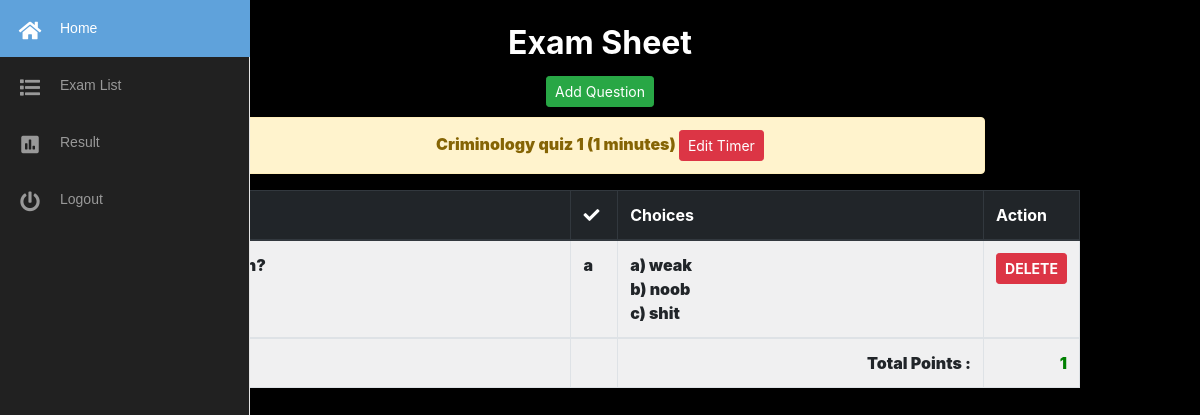
Before: /teacher/iexam.php?id=2019-35474353 (signed in) with the older database file.
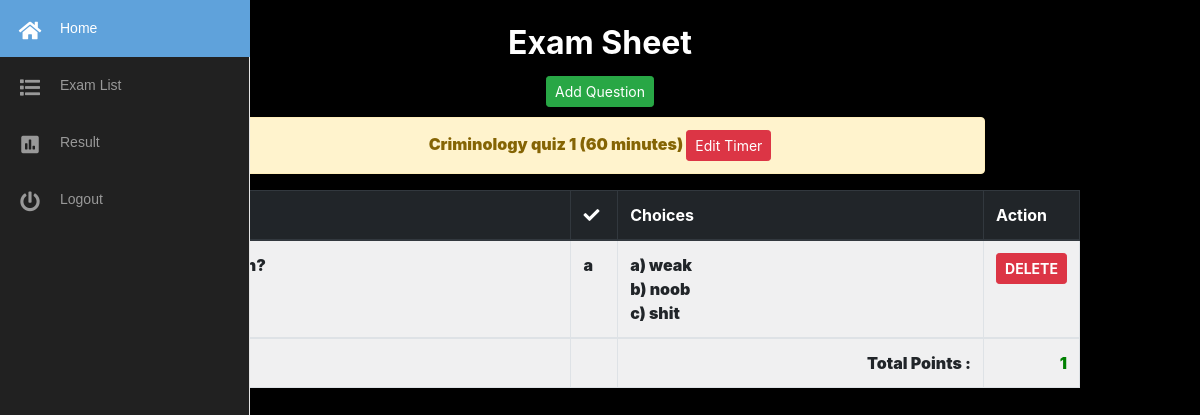
After: the same page with the newer database file.
### tables this page shows
CREATE TABLE `timetbl` (
  `timer_id` int(11) NOT NULL,
  `exam_id` varchar(255) NOT NULL,
  `duration` varchar(255) NOT NULL
);

### teacher/iexam.php (the view, shortened to what this page needs)
<!DOCTYPE html>
<html>
<head>
  <link rel="stylesheet" href="https://stackpath.bootstrapcdn.com/bootstrap/4.1.3/css/bootstrap.min.css">
</head>
<body>
  <?php
  include ("php/nav.php");
  if ($_GET) {
    $id = $_GET['id'];
  $q1="SELECT * FROM examtbl WHERE exam_no='$id'";
 $result= mysqli_query($conn,$q1);
}
  ?>
<div class="container padding">
<br>
  <center>
<h2 style="color: white"><b>Exam Sheet</b><h2>
<button type="button" class="btn btn-success btn-sm" data-toggle="modal" data-target="#cq">
Add Question
</button>
<?php
$button1='hidden';
 $check_time= mysqli_query($conn, "SELECT * FROM timetbl WHERE exam_id='$id'");
 $check_time_row= mysqli_num_rows($check_time);
 if($check_time_row > 0) {
  $s2= "SELECT * FROM timetbl WHERE exam_id='$id'";
  $r2 = $conn->query($s2);
  $d2= $r2->fetch_assoc();
  $timee= $d2['duration'];
  $button1 ='';
 }else{
  $timee='';
 }
?>
</center>
<div class="modal fade" id="cq" tabindex="-1" role="dialog" aria-labelledby="exampleModalLabel" aria-hidden="true">
  <div class="modal-dialog modal-lg" role="document">
    <div class="modal-content">
      <div class="modal-body">
 <form action="" method="POST">
  <div class="form-group">
    <em style="color: red;"><b>Click the checkbox for the right answer<b></em>
  </div>
</div>
      </div>
    </div>
  </div>
</div>
<div class="container col-sm-8">
  <div class="alert alert-warning" role="alert">
    <center>
<?php
  $s1= "SELECT * FROM lexamtb WHERE exam_no ='$id'";
  $r1 = $conn->query($s1);
  $d1= $r1->fetch_assoc();
?>
<?php echo $d1['program'];?> <?php echo $d1['exam_name']; ?> (<?php echo $timee; ?> minutes)
<button type="button" id="<?php echo $id ?>"   <?php echo $button1?> class="btn btn-danger btn-sm tr"
  data-toggle="modal" data-target="#">
Edit Timer
</button>
    </center>
</div>
</div>
                 <div class=" table-sorting table-responsive-sm mx-auto table-light" style="width:80%">
                   <table class="table table-striped table-bordered"  id="tSortable22">
                    <thead class="thead-dark">
                     <tr>
                                            <th style="width:1%">#</th>
                                            <th style="width:50%">Question</th>
                                            <th style="width:5%"><i class="fas fa-check"></i></th>
                                            <th style="width:45%">Choices</th>
                                            <th style="width:1%">Action</th>
                                        </tr>
                                      </thead>
                                        <tbody>
                                        <?php
                                         $counter =1;
                                        while($row = mysqli_fetch_array($result)){
                                        ?>
                                        <tr weight="100%">
                                        <td><?php echo $counter?></td>
                                        <td><?php echo $row["question"]; ?></td>
                                        <td><?php echo $row["answer"]; ?></td>
                                        <td>a) <?php echo $row["a"]; ?> <br>
                                            b) <?php echo $row["b"]; ?> <br>
                                            c) <?php echo $row["c"]; ?> <br>
                                        </td>
                                        <form method="POST" action="">
                                        <td  style="color: white;"> <button type="submit" value="submit" name="bqdel" onclick="return confirm_pay()" class="btn btn-danger btn-sm "><b>DELETE</b></button> </td>
                                        </form>
<?php
 $counter++;
   }
  ?>
  </tbody>
  <tr>
  <td></td>
  <td></td>
  <td></td>
  <?php
  $q1="SELECT SUM(points)as p FROM examtbl WHERE exam_no='$id' ";
  $r1= $conn->query($q1);
  $d1= $r1->fetch_assoc();
  ?>
  <td style="text-align: right;"><b>Total Points : </b></td>
  <td style="text-align: right; color:green;"><b><?php echo $d1["p"];?></b></td>
</tr>
</table>
</div>
  </body>
</html>

Changed rows visible on the page:
changed timetbl: duration "1" → "60"
